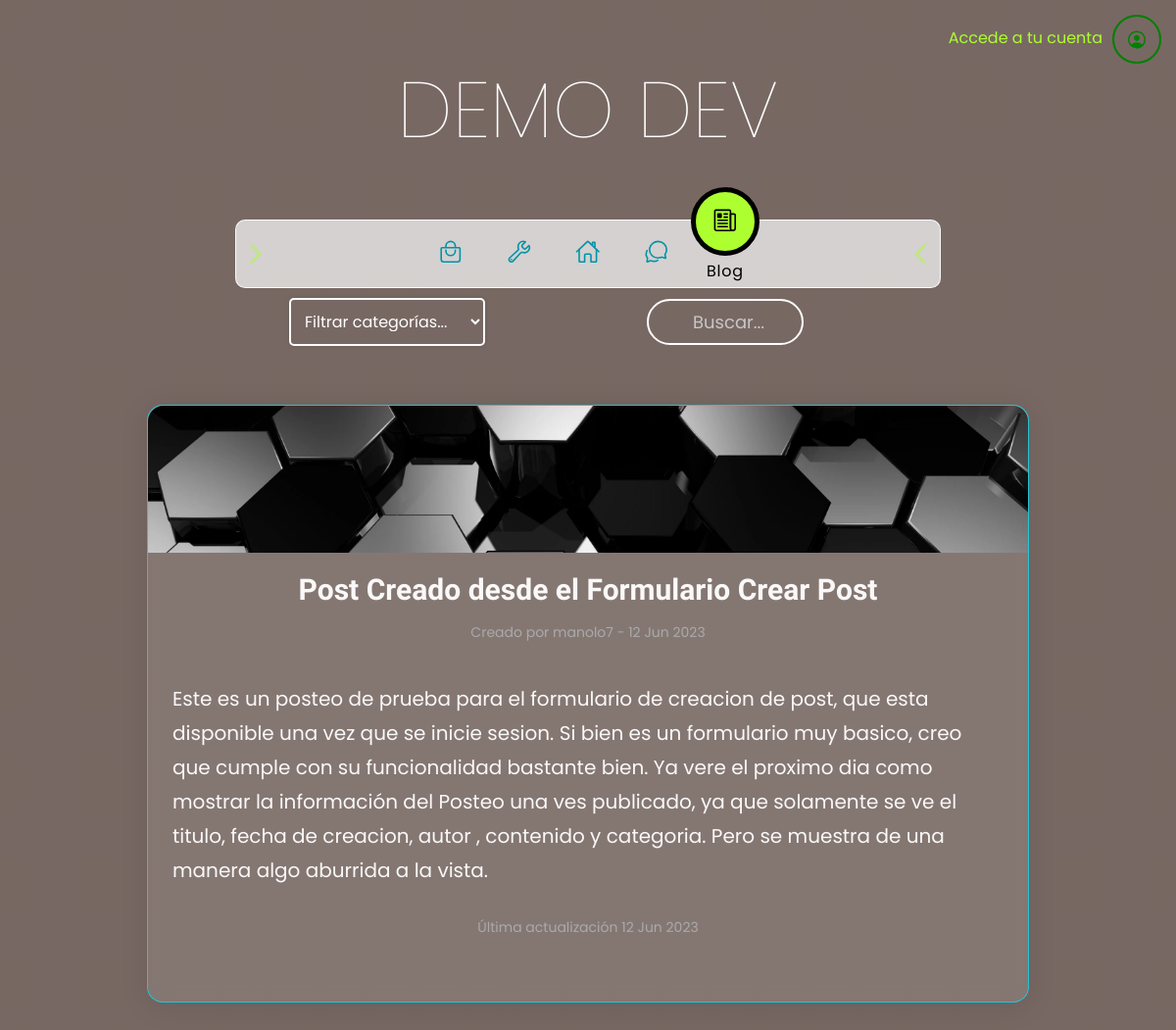
The app's page /blog/post/21/ with its own data.
### blog/models.py (models this page shows, shortened)
class Post(models.Model):
    titulo = models.CharField(max_length=50)
    contenido = models.TextField()
    imagen = models.ImageField(upload_to='post', null=True, blank=True) #opcional cargar una imagen en cada post
    autor = models.ForeignKey(User, on_delete=models.CASCADE) #eliminar en cascada todos los post de un usuario
    categoria = models.ManyToManyField(Categoria) #relación mucho a mucho
    created = models.DateTimeField(auto_now_add=True)
    updated = models.DateTimeField(auto_now_add=True)
    class Meta:
        verbose_name = 'post'
        verbose_name_plural = 'posts'

### blog/views.py (the view)
# urls.py: path('post/<int:post_id>/', views.view_post, name='view_post'),
def view_post(request, post_id):
    view_name = 'View_post'
    context = {
        "css_file":"blog/css/post.css",
        "subMenu":"blog/css/sub_nav.css"
        }
    post = Post.objects.get(id=post_id)
    categorias = Categoria.objects.all()
    return render(request, 'blog/post.html', {'view_name':view_name,"context":context ,'post': post,'post_id':post_id,'categorias': categorias})

### carrito/context_processor.py (called while the page is built)
def importe_total_carro(request):
    cantidad = 0
    if request.user.is_authenticated:
        if "carro" in request.session:
            carro = request.session["carro"]
            for key, value in carro.items():
                cantidad += int(value["cantidad"])
    return {'cantidad_productos':cantidad}

### blog/templates/blog/post.html (shortened to what this page needs)
{% extends '../webProject_app/base.html' %}
{% load static %}
{% block css_file %}
    <link href="{% static context.css_file %}" rel="stylesheet">
    <link href="{% static context.subMenu %}" rel="stylesheet">
{% endblock %}
{% block content %}
{% include 'blog/widgets/subMenu_widget.html' %}
    <div class="post_index">
        <div class="post_index_header">
            <img src="{% static 'blog/img/post_header_index.jpg' %}" alt="imagen_post">
        </div>
        <div class="post_index_content">
            <h3>{{post.titulo}}</h3>
            <span>Creado por {{post.autor}} - {{ post.created|date:"d M Y" }}</span>
            <p>{{post.contenido}}</p>
            <span class="last_updated">Última actualización {{ post.updated|date:"d M Y" }}</span>
        </div>
    </div>
{% endblock %}

### webProject_app/static/webProject_app/css/base.css (style rules this page uses)
body { font-family: 'Lora'; background: linear-gradient(rgba(47, 23, 15, 0.65), rgba(47, 23, 15, 0.65)), url("../img/back_blue.jpg"); background-attachment: fixed; background-position: center; background-size: cover; }
* { scrollbar-width: thin; scrollbar-color: greenyellow #000; }
h1, h2, h3, h4, h5, h6 { font-family: 'Raleway'; }
p { line-height: 1.75; }

### webProject_app/static/webProject_app/css/nav_btn.css (style rules this page uses)
* { margin: 0; padding: 0; box-sizing: border-box; font-family: 'Poppins', sans-serif; }
:root { --clr: #0093a7; }

### blog/static/blog/css/post.css (style rules this page uses)
.post_index { max-width: 900px; height: auto; margin: auto; display: flex; flex-direction: column; justify-content: center; align-items: center; margin-top: 50px; margin-bottom: 50px; background: rgba(255, 255, 255, 0.1); border-radius: 16px; box-shadow: 0 4px 30px rgba(0, 0, 0, 0.1); backdrop-filter: blur(7.2px); -webkit-backdrop-filter: blur(7.2px); border: 1px solid rgba(0, 225, 255, 0.712); }
.post_index .post_index_header { width: 100%; height: 150px; border-radius: 16px 16px 0px 0px; }
.post_index .post_index_header img { width: 100%; height: 100%; object-fit: cover; border-radius: 16px 16px 0px 0px; }
.post_index .post_index_content { width: 100%; height: calc(1000% - 60%); display: flex; flex-direction: column; justify-content: center; align-items: center; margin-bottom: 50px; }
.post_index .post_index_content span { font-size: 14px; font-weight: 400; color: #aaaaaa; margin-bottom: 15px; }
.post_index .post_index_content .last_updated { margin-top: 5px; }
.post_index .post_index_content h3 { font-size: 30px; font-weight: 600; font-family: 'Raleway'; color: #faf8f8; margin-top: 20px; margin-bottom: 15px; }
.post_index .post_index_content p { font-size: 20px; font-weight: 400; color: #faf8f8; margin:25px; }

### records on screen
Post: titulo "Post Creado desde el Formulario Crear Post", autor "manolo7", created "12 Jun 2023", contenido "Este es un posteo de prueba para el formulario de creacion de post, que esta disponible una vez que se inicie sesion. Si bien es un formulario muy basico, creo que cumple con su funcionalidad bastante bien. Ya vere el proximo dia como mostrar la información del Posteo una ves publicado, ya que solamente se ve el titulo, fecha de creacion, autor , contenido y categoria. Pero se muestra de una manera algo aburrida a la vista.", updated "12 Jun 2023"
